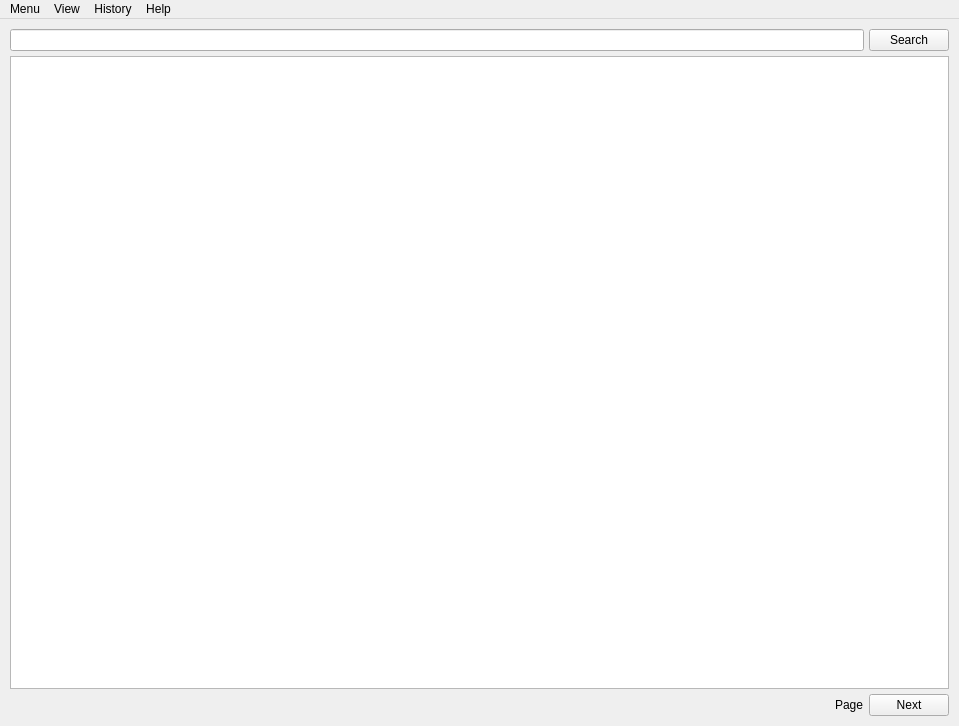
<?xml version="1.0" encoding="UTF-8"?>
<ui version="4.0">
 <class>MainWindow</class>
 <widget class="QMainWindow" name="MainWindow">
  <property name="windowModality">
   <enum>Qt::NonModal</enum>
  </property>
  <property name="geometry">
   <rect>
    <x>0</x>
    <y>0</y>
    <width>959</width>
    <height>726</height>
   </rect>
  </property>
  <property name="windowTitle">
   <string>MainWindow</string>
  </property>
  <property name="toolButtonStyle">
   <enum>Qt::ToolButtonIconOnly</enum>
  </property>
  <property name="animated">
   <bool>true</bool>
  </property>
  <property name="tabShape">
   <enum>QTabWidget::Rounded</enum>
  </property>
  <property name="dockNestingEnabled">
   <bool>false</bool>
  </property>
  <property name="unifiedTitleAndToolBarOnMac">
   <bool>false</bool>
  </property>
  <widget class="QWidget" name="centralwidget">
   <layout class="QGridLayout" name="gridLayout">
    <item row="1" column="0">
     <widget class="QFrame" name="resultFrame">
      <property name="frameShape">
       <enum>QFrame::NoFrame</enum>
      </property>
      <property name="frameShadow">
       <enum>QFrame::Raised</enum>
      </property>
      <property name="lineWidth">
       <number>1</number>
      </property>
      <layout class="QVBoxLayout" name="verticalLayout">
       <property name="spacing">
        <number>5</number>
       </property>
       <property name="leftMargin">
        <number>0</number>
       </property>
       <property name="topMargin">
        <number>0</number>
       </property>
       <property name="rightMargin">
        <number>0</number>
       </property>
       <property name="bottomMargin">
        <number>0</number>
       </property>
       <item>
        <widget class="QTableView" name="videoList">
         <property name="alternatingRowColors">
          <bool>true</bool>
         </property>
         <property name="selectionBehavior">
          <enum>QAbstractItemView::SelectRows</enum>
         </property>
         <property name="gridStyle">
          <enum>Qt::SolidLine</enum>
         </property>
         <property name="sortingEnabled">
          <bool>true</bool>
         </property>
         <property name="cornerButtonEnabled">
          <bool>false</bool>
         </property>
         <attribute name="horizontalHeaderMinimumSectionSize">
          <number>40</number>
         </attribute>
         <attribute name="horizontalHeaderStretchLastSection">
          <bool>true</bool>
         </attribute>
         <attribute name="verticalHeaderShowSortIndicator" stdset="0">
          <bool>false</bool>
         </attribute>
         <attribute name="verticalHeaderStretchLastSection">
          <bool>false</bool>
         </attribute>
        </widget>
       </item>
      </layout>
     </widget>
    </item>
    <item row="0" column="0">
     <widget class="QFrame" name="searchFrame">
      <property name="enabled">
       <bool>true</bool>
      </property>
      <property name="sizePolicy">
       <sizepolicy hsizetype="Preferred" vsizetype="Fixed">
        <horstretch>0</horstretch>
        <verstretch>0</verstretch>
       </sizepolicy>
      </property>
      <property name="frameShape">
       <enum>QFrame::NoFrame</enum>
      </property>
      <property name="frameShadow">
       <enum>QFrame::Raised</enum>
      </property>
      <layout class="QHBoxLayout" name="horizontalLayout">
       <property name="leftMargin">
        <number>0</number>
       </property>
       <property name="topMargin">
        <number>0</number>
       </property>
       <property name="rightMargin">
        <number>0</number>
       </property>
       <property name="bottomMargin">
        <number>0</number>
       </property>
       <item>
        <widget class="SearchInputTest" name="searchField">
         <property name="focusPolicy">
          <enum>Qt::ClickFocus</enum>
         </property>
         <property name="contextMenuPolicy">
          <enum>Qt::DefaultContextMenu</enum>
         </property>
        </widget>
       </item>
       <item>
        <widget class="QPushButton" name="searchButton">
         <property name="sizePolicy">
          <sizepolicy hsizetype="Preferred" vsizetype="Fixed">
           <horstretch>0</horstretch>
           <verstretch>0</verstretch>
          </sizepolicy>
         </property>
         <property name="cursor">
          <cursorShape>ArrowCursor</cursorShape>
         </property>
         <property name="text">
          <string>Search</string>
         </property>
         <property name="autoDefault">
          <bool>false</bool>
         </property>
         <property name="default">
          <bool>false</bool>
         </property>
         <property name="flat">
          <bool>false</bool>
         </property>
        </widget>
       </item>
      </layout>
     </widget>
    </item>
    <item row="2" column="0" alignment="Qt::AlignBottom">
     <widget class="QFrame" name="pageNavigator">
      <property name="frameShape">
       <enum>QFrame::NoFrame</enum>
      </property>
      <property name="frameShadow">
       <enum>QFrame::Raised</enum>
      </property>
      <layout class="QHBoxLayout" name="horizontalLayout_2">
       <property name="spacing">
        <number>5</number>
       </property>
       <property name="leftMargin">
        <number>0</number>
       </property>
       <property name="topMargin">
        <number>0</number>
       </property>
       <property name="rightMargin">
        <number>0</number>
       </property>
       <property name="bottomMargin">
        <number>0</number>
       </property>
       <item>
        <spacer name="horizontalSpacer">
         <property name="orientation">
          <enum>Qt::Horizontal</enum>
         </property>
         <property name="sizeHint" stdset="0">
          <size>
           <width>40</width>
           <height>20</height>
          </size>
         </property>
        </spacer>
       </item>
       <item>
        <widget class="QLabel" name="pageNavLabel">
         <property name="text">
          <string>Page</string>
         </property>
        </widget>
       </item>
       <item>
        <widget class="QPushButton" name="nextPageButton">
         <property name="enabled">
          <bool>true</bool>
         </property>
         <property name="text">
          <string>Next</string>
         </property>
        </widget>
       </item>
      </layout>
     </widget>
    </item>
   </layout>
  </widget>
  <widget class="QMenuBar" name="menubar">
   <property name="geometry">
    <rect>
     <x>0</x>
     <y>0</y>
     <width>959</width>
     <height>27</height>
    </rect>
   </property>
   <property name="autoFillBackground">
    <bool>false</bool>
   </property>
   <property name="nativeMenuBar">
    <bool>true</bool>
   </property>
   <widget class="QMenu" name="menuMenu">
    <property name="title">
     <string>Menu</string>
    </property>
    <addaction name="separator"/>
    <addaction name="separator"/>
    <addaction name="actionPreferences"/>
    <addaction name="actionQuit"/>
   </widget>
   <widget class="QMenu" name="menuView">
    <property name="title">
     <string>View</string>
    </property>
    <addaction name="actionLog"/>
   </widget>
   <widget class="QMenu" name="menuHistory">
    <property name="title">
     <string>History</string>
    </property>
    <addaction name="actionSearch"/>
   </widget>
   <widget class="QMenu" name="menuHelp">
    <property name="title">
     <string>Help</string>
    </property>
    <addaction name="actionAbout"/>
   </widget>
   <addaction name="menuMenu"/>
   <addaction name="menuView"/>
   <addaction name="menuHistory"/>
   <addaction name="menuHelp"/>
  </widget>
  <action name="actionQuit">
   <property name="text">
    <string>Quit</string>
   </property>
   <property name="shortcut">
    <string>Ctrl+Q</string>
   </property>
  </action>
  <action name="actionAbout">
   <property name="text">
    <string>About</string>
   </property>
   <property name="shortcutContext">
    <enum>Qt::WidgetShortcut</enum>
   </property>
   <property name="menuRole">
    <enum>QAction::NoRole</enum>
   </property>
  </action>
  <action name="actionPreferences">
   <property name="text">
    <string>Preferences...</string>
   </property>
   <property name="shortcut">
    <string>Ctrl+P</string>
   </property>
  </action>
  <action name="actionAbout_Qt">
   <property name="text">
    <string>About Qt</string>
   </property>
   <property name="menuRole">
    <enum>QAction::AboutQtRole</enum>
   </property>
  </action>
  <action name="actionLog">
   <property name="text">
    <string>Log</string>
   </property>
   <property name="shortcut">
    <string>Ctrl+L</string>
   </property>
  </action>
  <action name="actionSearch">
   <property name="text">
    <string>Search...</string>
   </property>
   <property name="toolTip">
    <string>Search</string>
   </property>
  </action>
 </widget>
 <layoutdefault spacing="5" margin="10"/>
 <customwidgets>
  <customwidget>
   <class>SearchInputTest</class>
   <extends>QLineEdit</extends>
   <header>test/gui/qt/main/search_input.hpp</header>
  </customwidget>
 </customwidgets>
 <resources/>
 <connections/>
</ui>
